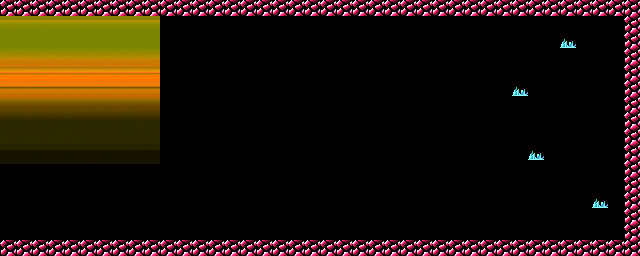

The image is a tile-based game level rendered from a .tmx file. Its description and source (layers, tilesets, objects; grid data summarised) follow:
An orthogonal 40x16 tile map with 16x16 px tiles, 1 tile layer (edge tiles), 2 tilesets, 3 image layers and 64 objects (43x EnemyBasic, 5x EnemySpike, 2x EnemyShooter, Player, Crab5, ...).

<map version="1.0" tiledversion="v1.0.3-399-ge7b903e" orientation="orthogonal" renderorder="right-down" width="40" height="16" tilewidth="16" tileheight="16" infinite="0" nextobjectid="280">
 <tileset firstgid="1" name="tilemap" tilewidth="16" tileheight="16" tilecount="256" columns="16">
  <image source="../image/tilemap.png" width="256" height="256" />
 </tileset>
 <tileset firstgid="257" name="tilemap" tilewidth="16" tileheight="16" tilecount="256" columns="16">
  <image source="../image/tilemap.png" width="256" height="256" />
 </tileset>
 <imagelayer name="Parallax_layer1">
  <image source="../image/bg18.png" width="160" height="144" />
  <properties>
   <property name="ratio" value="0.75" />
  </properties>
 </imagelayer>
 <imagelayer name="Parallax_layer2" opacity="0.7" offsetx="0" offsety="6">
  <image source="../image/bg18.png" width="160" height="144" />
  <properties>
   <property name="ratio" value="1" />
  </properties>
 </imagelayer>
 <imagelayer name="Parallax_layer3" opacity="0.5" offsetx="0" offsety="20">
  <image source="../image/bg18.png" width="160" height="144" />
  <properties>
   <property name="ratio" value="1.33" />
  </properties>
 </imagelayer>
 <layer name="edge tiles" width="40" height="16">
  <data>[640 cells, 98 non-empty, 2 distinct tile ids]</data>
 </layer>
 <objectgroup name="entities" offsetx="0" offsety="1">
  <object id="1" name="Player" x="28.5" y="67" width="16" height="16" />
  <object id="15" name="Crab5" x="553.346" y="71.826" width="72" height="72">
   <properties>
    <property name="nextLevel" value="19boss15" />
   </properties>
  </object>
  <object id="38" name="Path" type="EnemyBasic" x="244.273" y="206.864">
   <polyline points="9.34334,-9.25427 -22,-30 -101.685,-39.7925" />
  </object>
  <object id="51" name="Path" type="EnemyBasic" x="576.5" y="106">
   <polyline points="3.33333,-53.3333 -22,-30 -160.333,-16.3333" />
  </object>
  <object id="52" name="Path" type="EnemyBasic" x="572" y="95.5">
   <polyline points="3.33333,-53.3333 -22,-30 -84.333,-21.3333" />
  </object>
  <object id="94" name="Path" type="EnemyBasic" x="238.5" y="114">
   <polyline points="3.33333,-53.3333 -22,-30 -160.333,-16.3333" />
  </object>
  <object id="95" name="Path" type="EnemyBasic" x="234" y="104">
   <polyline points="3.33333,-53.3333 -22,-30 -160.333,-16.3333" />
  </object>
  <object id="96" name="Path" type="EnemyBasic" x="229" y="95">
   <polyline points="3.33333,-53.3333 -22,-30 -160.333,-16.3333" />
  </object>
  <object id="97" name="Path" type="EnemyBasic" x="223.5" y="85.5">
   <polyline points="3.33333,-53.3333 -22,-30 -160.333,-16.3333" />
  </object>
  <object id="98" name="Path" type="EnemyBasic" x="217" y="78">
   <polyline points="3.33333,-53.3333 -22,-30 -160.333,-16.3333" />
  </object>
  <object id="108" name="Path" type="EnemySpike" x="258" y="125.5">
   <polyline points="0,0 -25,0" />
  </object>
  <object id="109" name="Path" type="EnemyBasic" x="253" y="110.5">
   <polyline points="0,0 -25,0" />
  </object>
  <object id="110" name="Path" type="EnemyBasic" x="255" y="134">
   <polyline points="0,0 -25,0" />
  </object>
  <object id="117" name="Path" type="EnemyShooter" x="344.951" y="90.2698">
   <polyline points="-67.1173,-14.1031 -86.7753,2.08078 -166.339,28.2062 -184.951,110.397" />
  </object>
  <object id="118" name="Path" type="EnemyBasic" x="593.786" y="93.2034">
   <polyline points="-73.9525,-13.5367 -95.6124,1.99722 -183.279,27.0734 -203.786,105.964" />
  </object>
  <object id="119" name="Path" type="EnemyBasic" x="560.134" y="55.3282">
   <polyline points="-76.8005,-17.1615 -99.2946,2.53203 -190.337,34.3232 -211.634,134.339" />
  </object>
  <object id="120" name="Path" type="EnemyBasic" x="433.5" y="90">
   <polyline points="0,0 -25,0" />
  </object>
  <object id="121" name="Path" type="EnemyBasic" x="381" y="133.5">
   <polyline points="0,0 -25,0" />
  </object>
  <object id="122" name="Path" type="EnemyBasic" x="390.5" y="112.5">
   <polyline points="0,0 -69.5,0" />
  </object>
  <object id="126" name="Path" type="EnemySpike" x="533" y="48">
   <polyline points="0,0 -25,0" />
  </object>
  <object id="127" name="Path" type="EnemyBasic" x="503" y="66.5">
   <polyline points="0,0 -25,0" />
  </object>
  <object id="129" name="Path" type="EnemyBasic" x="465" y="24">
   <polyline points="0,0 -42,24 -80.5,30.5 -109.5,19 -133.5,36 -144.5,97.5" />
  </object>
  <object id="131" name="Path" type="EnemyBasic" x="470" y="35">
   <polyline points="0,0 -42,24 -80.5,30.5 -109.5,19 -133.5,36 -144.5,97.5" />
  </object>
  <object id="133" name="Path" type="EnemyBasic" x="302.5" y="53.5">
   <polyline points="0,0 -25,0" />
  </object>
  <object id="134" name="Path" type="EnemyBasic" x="299.5" y="62">
   <polyline points="0,0 -25,0" />
  </object>
  <object id="136" name="Path" type="EnemyBasic" x="483.5" y="51.5">
   <polyline points="0,0 -42,24 -80.5,30.5 -109.5,19 -133.5,36 -144.5,97.5" />
  </object>
  <object id="137" name="Path" type="EnemyBasic" x="530.5" y="216">
   <polyline points="0,0 -10.5,-79.5 -35,-103.5 -60,-109" />
  </object>
  <object id="139" name="Path" type="EnemyBasic" x="334.673" y="228.594">
   <polyline points="0,0 -10.5,-79.5 -35,-103.5 -60,-109" />
  </object>
  <object id="140" name="Path" type="EnemyBasic" x="161.5" y="173.5">
   <polyline points="1.78157,-55.6237 -10.5,-79.5 -35,-103.5 -79,-72" />
  </object>
  <object id="194" name="Path" type="EnemyBasic" x="301.5" y="91.5">
   <polyline points="0,0 -166,1" />
  </object>
  <object id="195" name="Path" type="EnemyBasic" x="323.5" y="144.5">
   <polyline points="0,0 -166,1" />
  </object>
  <object id="196" name="Path" type="EnemyBasic" x="364" y="105">
   <polyline points="0,0 -166,1" />
  </object>
  <object id="197" name="Path" type="EnemyBasic" x="330.5" y="117">
   <polyline points="0,0 -166,1" />
  </object>
  <object id="198" name="Path" type="EnemyBasic" x="380" y="27.5">
   <polyline points="0,0 -166,1" />
  </object>
  <object id="199" name="Path" type="EnemyBasic" x="439.5" y="43">
   <polyline points="0,0 -166,1" />
  </object>
  <object id="200" name="Path" type="EnemyBasic" x="401.5" y="57.5">
   <polyline points="0,0 -166,1" />
  </object>
  <object id="202" name="Path" type="EnemyBasic" x="520.5" y="116.5">
   <polyline points="0,0 -25,0" />
  </object>
  <object id="203" name="Path" type="EnemyBasic" x="511" y="137.5">
   <polyline points="0,0 -25,0" />
  </object>
  <object id="206" name="Path" type="EnemyBasic" x="461" y="125">
   <polyline points="0,0 -166,1" />
  </object>
  <object id="207" name="Path" type="EnemyBasic" x="476.5" y="145">
   <polyline points="0,0 -166,1" />
  </object>
  <object id="208" name="Path" type="EnemyBasic" x="538" y="111.5">
   <polyline points="0,0 -147,72.5" />
  </object>
  <object id="224" name="Path" type="EnemyBasic" x="302.5" y="200">
   <polyline points="0,0 -25,0" />
  </object>
  <object id="226" name="Path" type="EnemyBasic" x="374" y="89">
   <polyline points="0,0 -25,0" />
  </object>
  <object id="227" name="Path" type="EnemyBasic" x="345.5" y="71">
   <polyline points="0,0 -25,0" />
  </object>
  <object id="228" name="Path" type="EnemyBasic" x="66" y="205">
   <polyline points="0,0 -25,0" />
  </object>
  <object id="240" name="Path" type="EnemyBasic" x="186.5" y="54">
   <polyline points="0,0 -25,0" />
  </object>
  <object id="241" name="Path" type="EnemyBasic" x="192" y="88">
   <polyline points="0,0 -25,0" />
  </object>
  </objectgroup>
 <objectgroup color="#ff0000" name="collision layer" opacity="0.79">
  <!-- 8 objects omitted --></objectgroup>
</map>
<!-- 17 of 64 objects omitted -->
